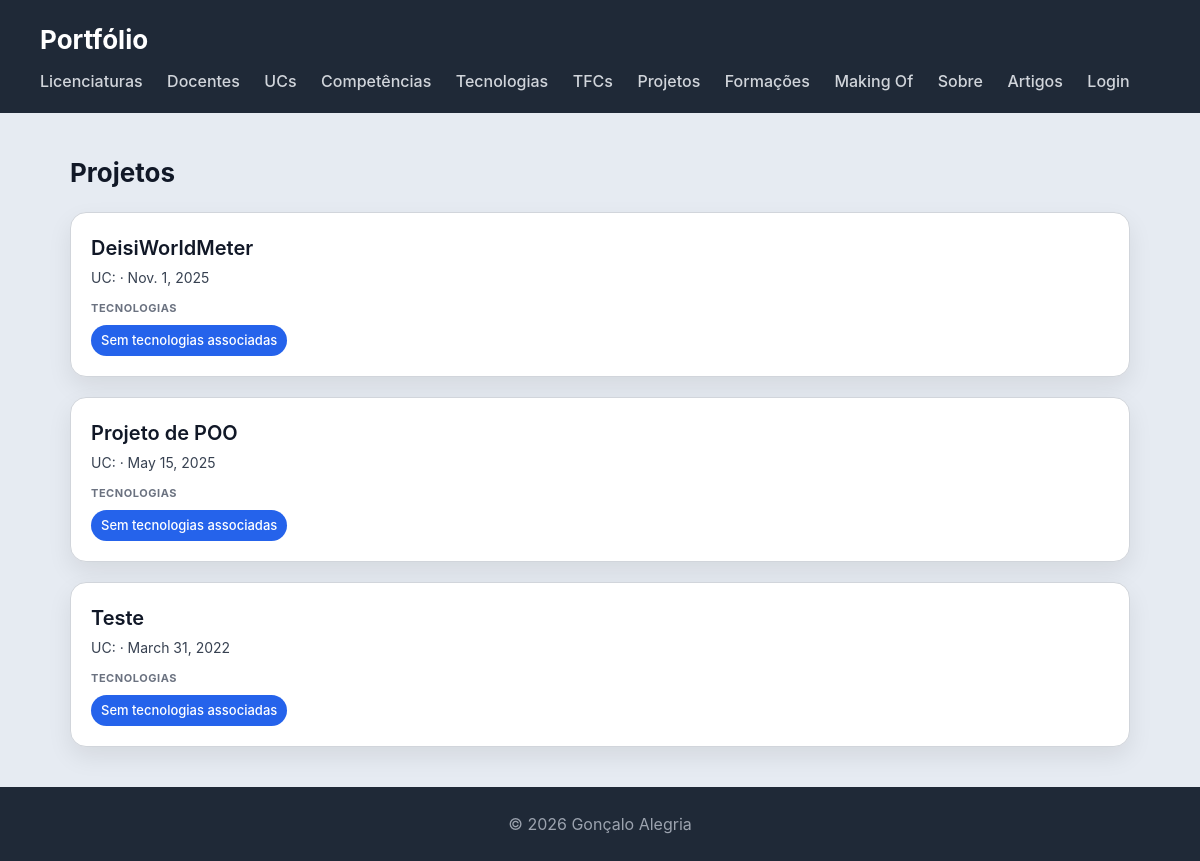
Page /portfolio/projetos/ on the committed database.
### portfolio/models.py (models this page shows, shortened)
class Projeto(models.Model):
    titulo = models.CharField(max_length=200)
    descricao = models.TextField()
    conceitos_aplicados = models.TextField(blank=True)
    data_realizacao = models.DateField()
    imagem = models.ImageField(upload_to='projetos/', blank=True)
    link_video_demo = models.URLField(blank=True)
    link_github = models.URLField(blank=True)
    nota_obtida = models.DecimalField(max_digits=4, decimal_places=2, blank=True, null=True)
    unidade_curricular = models.ForeignKey(
        UnidadeCurricular,
        on_delete=models.CASCADE,
        related_name='projetos'
    )
    tecnologias = models.ManyToManyField(Tecnologia, related_name='projetos', blank=True)

### portfolio/views.py (the view)
# urls.py: path('projetos/', views.projetos_view, name="projetos"),
def projetos_view(request):
    projetos = (Projeto.objects.select_related('unidade_curricular').prefetch_related('tecnologias').all())
    return render(request, 'portfolio/projetos.html', {'projetos': projetos})

### accounts/context_processors.py (called while the page is built)
def is_gestor_portfolio(request):
    context = {'is_gestor': False, 'is_autor': False}
    if request.user.is_authenticated:
        context['is_gestor'] = request.user.groups.filter(name='gestor-portfolio').exists()
        context['is_autor'] = request.user.groups.filter(name='autores').exists()
    return context

### portfolio/templates/portfolio/projetos.html (shortened to what this page needs)
{% extends "portfolio/base.html" %}
{% block content %}
<h2>Projetos</h2>
<section>
    {% for projeto in projetos %}
    <article>
        <header>
            <h3>{{ projeto.titulo }}</h3>
            <p>UC: {{ projeto.unidade_curricular.nome }} · {{ projeto.data_realizacao }}</p>
        </header>
        <section>
            <h4>Tecnologias</h4>
            <ul>
                {% for t in projeto.tecnologias.all %}
                    <li>{{ t.nome }}</li>
                {% empty %}
                    <li>Sem tecnologias associadas</li>
                {% endfor %}
            </ul>
        </section>
    </article>
    {% endfor %}
</section>
{% endblock %}

### portfolio/static/portfolio/styles.css (style rules this page uses)
* { box-sizing: border-box; margin: 0; padding: 0; }
body { font-family: "Inter", "Segoe UI", system-ui, -apple-system, sans-serif; background: #e6ebf2; color: #111827; line-height: 1.5; }
h2 { margin-bottom: 20px; font-size: 26px; }
section > article { background: white; padding: 20px; border-radius: 16px; border: 1px solid #d1d5db; box-shadow: 0 10px 25px rgba(0,0,0,0.08); transition: all 0.25s ease; margin-bottom: 20px; }
article > header { margin-bottom: 12px; }
article > header > h3 { font-size: 20px; font-weight: 600; margin-bottom: 4px; }
article > header > p { font-size: 14px; color: #374151; }
article > section { margin-top: 10px; }
article > section > h4 { font-size: 11px; text-transform: uppercase; color: #6b7280; margin-bottom: 8px; letter-spacing: 0.05em; }
article > section > ul { list-style: none; display: flex; flex-wrap: wrap; gap: 8px; }
article > section > ul > li { background: #2563eb; color: white; padding: 6px 10px; border-radius: 999px; font-size: 13px; font-weight: 500; }

### rows in the picture
Projeto: titulo "DeisiWorldMeter", data_realizacao "Nov. 1, 2025"
Projeto: titulo "Projeto de POO", data_realizacao "May 15, 2025"
Projeto: titulo "Teste", data_realizacao "March 31, 2022"
